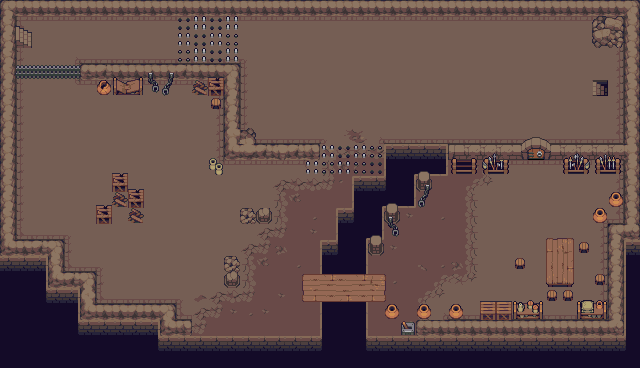

Below is a game level as drawn by its tile map, then a one-line description and the .tmx that defines it (tile-layer data replaced by summaries):
An orthogonal 40x23 tile map with 16x16 px tiles, 3 tile layers (Ground, Ground2, props).

<map version="1.9" tiledversion="1.9.0" orientation="orthogonal" renderorder="right-down" width="40" height="23" tilewidth="16" tileheight="16" infinite="0" nextlayerid="5" nextobjectid="1">
 <tileset firstgid="1" source="RPG Dungeon Tileset 16 x 16 - Pita.tsx" />
 <layer id="1" name="Ground" width="40" height="23">
  <data>[920 cells, 920 non-empty, 60 distinct tile ids]</data>
 </layer>
 <layer id="4" name="Ground2" width="40" height="23">
  <data>[920 cells, 59 non-empty, 28 distinct tile ids]</data>
 </layer>
 <layer id="3" name="props" width="40" height="23">
  <data>[920 cells, 105 non-empty, 56 distinct tile ids]</data>
 </layer>
 <objectgroup id="2" name="Object Layer 1" />
</map>
